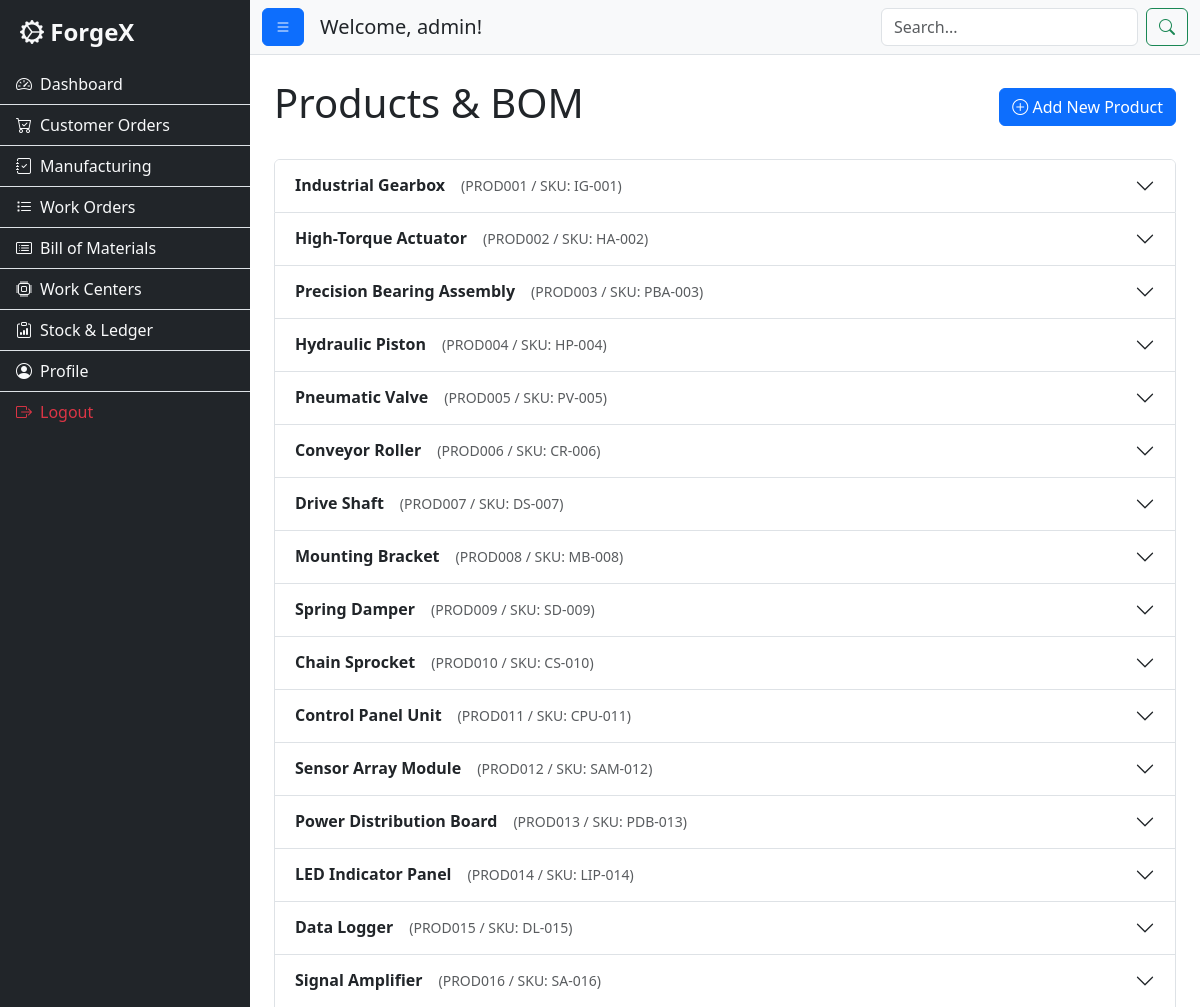
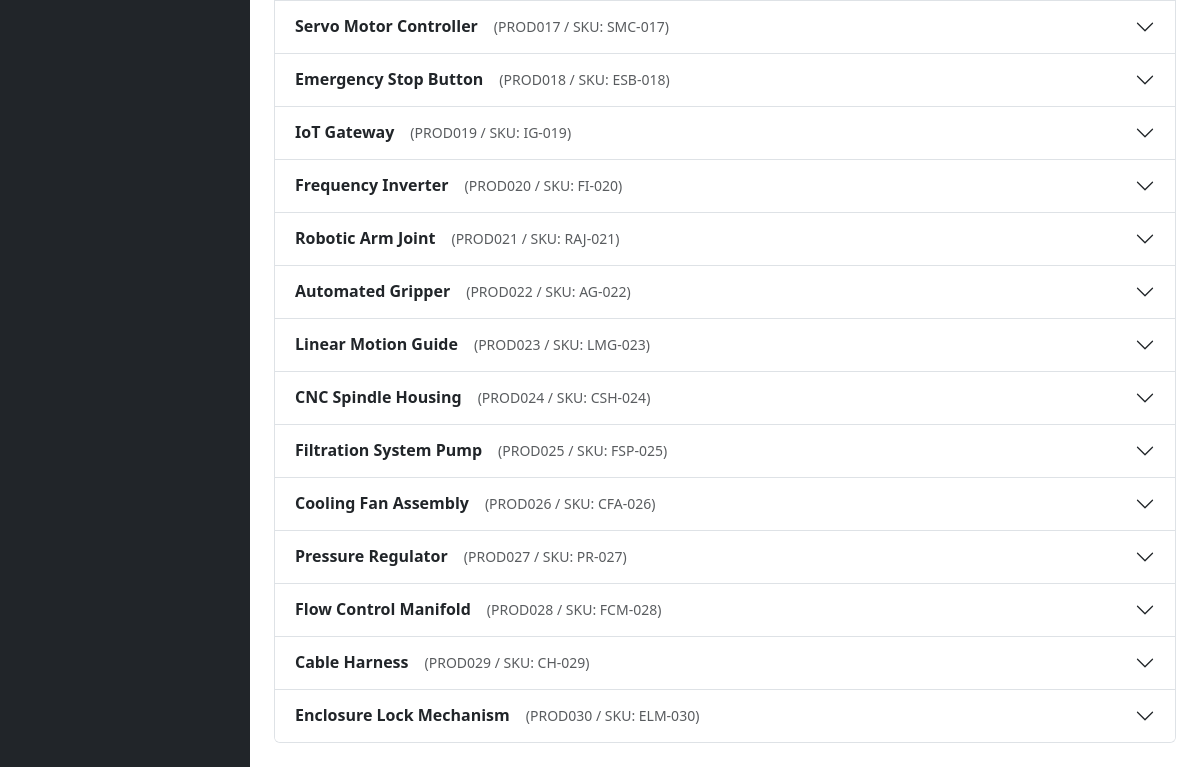
The app's page /products/manager (signed in) with its own data (2 pictures, top to bottom).
### app.py (models this page shows, shortened)
class User(db.Model):
    id = db.Column(db.Integer, primary_key=True)
    username = db.Column(db.String(80), unique=True, nullable=False)
    password = db.Column(db.String(200), nullable=False)
    name = db.Column(db.String(120), nullable=False)
    email = db.Column(db.String(120), unique=True, nullable=False)
    role = db.Column(db.String(20), nullable=False)
    secret_code = db.Column(db.String(100), nullable=True)
    is_verified = db.Column(db.Boolean, default=False, nullable=False)
    orders = db.relationship('CustomerOrder', backref='customer', lazy=True)

class Product(db.Model):
    id = db.Column(db.String(50), primary_key=True)
    name = db.Column(db.String(100), nullable=False)
    sku = db.Column(db.String(50), unique=True, nullable=False)
    finished_stock = db.Column(db.Integer, default=0)
    bom_items = db.relationship('BomItem', backref='product', lazy=True, cascade="all, delete-orphan")

### app.py (the view)
@app.route('/products/manager')
@login_required
@role_required('manager')
def products_manager():
    products = Product.query.order_by(Product.id).all()
    materials = RawMaterial.query.order_by(RawMaterial.id).all()
    return render_template('products_manager.html', products=products, materials=materials)

### app.py (called while the page is built)
def login_required(f):
    @wraps(f)
    def decorated_function(*args, **kwargs):
        if 'username' not in session:
            flash("Please log in to access this page.", "warning")
            return redirect(url_for('login'))
        user = User.query.filter_by(username=session['username']).first()
        if not user:
            session.clear()
            flash("Your login session was invalid. Please log in again.", "danger")
            return redirect(url_for('login'))
        return f(*args, **kwargs)
    return decorated_function

def role_required(required_role):
    def decorator(f):
        @wraps(f)
        def decorated_function(*args, **kwargs):
            if session.get('role') != required_role:
                flash("You do not have permission to access this page.", "danger")
                return redirect(url_for('index'))
            return f(*args, **kwargs)
        return decorated_function
    return decorator

### templates/products_manager.html (shortened to what this page needs)
{% extends "layout.html" %}
{% block content %}
<div class="d-flex justify-content-between align-items-center mb-4">
    <h1>Products & BOM</h1>
    <button class="btn btn-primary" data-bs-toggle="modal" data-bs-target="#addProductModal"><i class="bi bi-plus-circle"></i> Add New Product</button>
</div>
<div class="accordion" id="productsAccordion">
{% for product in products %}
<div class="accordion-item">
    <h2 class="accordion-header" id="heading-{{product.id}}">
        <button class="accordion-button collapsed" type="button" data-bs-toggle="collapse" data-bs-target="#collapse-{{product.id}}">
            <strong>{{ product.name }}</strong> <small class="ms-3 text-muted">({{ product.id }} / SKU: {{ product.sku }})</small>
        </button>
    </h2>
</div>
{% else %}
<p>No products found.</p>
{% endfor %}
</div>
{% endblock %}

### templates/layout.html (shortened to what this page needs)
<!DOCTYPE html>
<html lang="en">
<head>
    <link href="https://cdn.jsdelivr.net/npm/bootstrap@5.3.2/dist/css/bootstrap.min.css" rel="stylesheet">
    <link rel="stylesheet" href="https://cdn.jsdelivr.net/npm/bootstrap-icons@1.11.1/font/bootstrap-icons.css">
    <link rel="stylesheet" href="{{ url_for('static', filename='css/style.css') }}">
</head>
<body>
    <div class="d-flex" id="wrapper">
        <div class="bg-dark border-right" id="sidebar-wrapper">
            <div class="sidebar-heading text-light">
                <i class="bi bi-gear-wide-connected"></i> ForgeX
            </div>
            <div class="list-group list-group-flush">
                {% if session.role == 'manager' %}
                    <a href="{{ url_for('manager_dashboard') }}" class="list-group-item list-group-item-action bg-dark text-light"><i class="bi bi-speedometer2 me-2"></i>Dashboard</a>
                    <a href="{{ url_for('customer_orders_manager') }}" class="list-group-item list-group-item-action bg-dark text-light"><i class="bi bi-cart-check me-2"></i>Customer Orders</a>
                    <a href="{{ url_for('manufacturing_orders') }}" class="list-group-item list-group-item-action bg-dark text-light"><i class="bi bi-journal-check me-2"></i>Manufacturing</a>
                    <a href="{{ url_for('work_orders') }}" class="list-group-item list-group-item-action bg-dark text-light"><i class="bi bi-list-task me-2"></i>Work Orders</a>
                    <a href="{{ url_for('bill_of_materials') }}" class="list-group-item list-group-item-action bg-dark text-light"><i class="bi bi-card-list me-2"></i>Bill of Materials</a>
                    <a href="{{ url_for('work_centers') }}" class="list-group-item list-group-item-action bg-dark text-light"><i class="bi bi-cpu me-2"></i>Work Centers</a>
                    <a href="{{ url_for('stock_ledger') }}" class="list-group-item list-group-item-action bg-dark text-light"><i class="bi bi-clipboard-data me-2"></i>Stock & Ledger</a>
                {% endif %}
                <a href="{{ url_for('profile') }}" class="list-group-item list-group-item-action bg-dark text-light"><i class="bi bi-person-circle me-2"></i>Profile</a>
                <a href="{{ url_for('logout') }}" class="list-group-item list-group-item-action bg-dark text-danger"><i class="bi bi-box-arrow-right me-2"></i>Logout</a>
            </div>
        </div>
        <div id="page-content-wrapper">
            <nav class="navbar navbar-expand-lg navbar-light bg-light border-bottom">
                <div class="container-fluid">
                    <button class="btn btn-primary" id="menu-toggle"><i class="bi bi-list"></i></button>
                    <h5 class="ms-3 mb-0 d-none d-md-block">Welcome, {{ session.username }}!</h5>
                    <div class="ms-auto">
                        <form action="{{ url_for('search') }}" method="get" class="d-flex">
                            <input class="form-control me-2" type="search" name="q" placeholder="Search..." aria-label="Search" required>
                            <button class="btn btn-outline-success" type="submit"><i class="bi bi-search"></i></button>
                        </form>
                    </div>
                </div>
            </nav>
            <main class="container-fluid p-4">
                {% block content %}{% endblock %}
            </main>
        </div>
    </div>
</body>
</html>

### static/css/style.css (style rules this page uses)
body { overflow-x: hidden; }
#sidebar-wrapper { min-height: 100vh; width: 250px; margin-left: -250px; transition: margin .25s ease-out; }
#sidebar-wrapper .sidebar-heading { padding: 0.875rem 1.25rem; font-size: 1.5rem; font-weight: bold; }
#sidebar-wrapper .list-group { width: 250px; }
#page-content-wrapper { min-width: 100vw; }
@media (min-width: 768px) { #sidebar-wrapper { margin-left: 0; } }
@media (min-width: 768px) { #page-content-wrapper { min-width: 0; width: 100%; } }

### records on screen
User: username "admin"
Product: name "Industrial Gearbox", id "PROD001", sku "IG-001"
Product: name "High-Torque Actuator", id "PROD002", sku "HA-002"
Product: name "Precision Bearing Assembly", id "PROD003", sku "PBA-003"
Product: name "Hydraulic Piston", id "PROD004", sku "HP-004"
Product: name "Pneumatic Valve", id "PROD005", sku "PV-005"
Product: name "Conveyor Roller", id "PROD006", sku "CR-006"
Product: name "Drive Shaft", id "PROD007", sku "DS-007"
Product: name "Mounting Bracket", id "PROD008", sku "MB-008"
Product: name "Spring Damper", id "PROD009", sku "SD-009"
Product: name "Chain Sprocket", id "PROD010", sku "CS-010"
Product: name "Control Panel Unit", id "PROD011", sku "CPU-011"
Product: name "Sensor Array Module", id "PROD012", sku "SAM-012"
Product: name "Power Distribution Board", id "PROD013", sku "PDB-013"
Product: name "LED Indicator Panel", id "PROD014", sku "LIP-014"
Product: name "Data Logger", id "PROD015", sku "DL-015"
Product: name "Signal Amplifier", id "PROD016", sku "SA-016"
Product: name "Servo Motor Controller", id "PROD017", sku "SMC-017"
Product: name "Emergency Stop Button", id "PROD018", sku "ESB-018"
Product: name "IoT Gateway", id "PROD019", sku "IG-019"
Product: name "Frequency Inverter", id "PROD020", sku "FI-020"
Product: name "Robotic Arm Joint", id "PROD021", sku "RAJ-021"
Product: name "Automated Gripper", id "PROD022", sku "AG-022"
Product: name "Linear Motion Guide", id "PROD023", sku "LMG-023"
Product: name "CNC Spindle Housing", id "PROD024", sku "CSH-024"
Product: name "Filtration System Pump", id "PROD025", sku "FSP-025"
Product: name "Cooling Fan Assembly", id "PROD026", sku "CFA-026"
Product: name "Pressure Regulator", id "PROD027", sku "PR-027"
Product: name "Flow Control Manifold", id "PROD028", sku "FCM-028"
Product: name "Cable Harness", id "PROD029", sku "CH-029"
Product: name "Enclosure Lock Mechanism", id "PROD030", sku "ELM-030"
